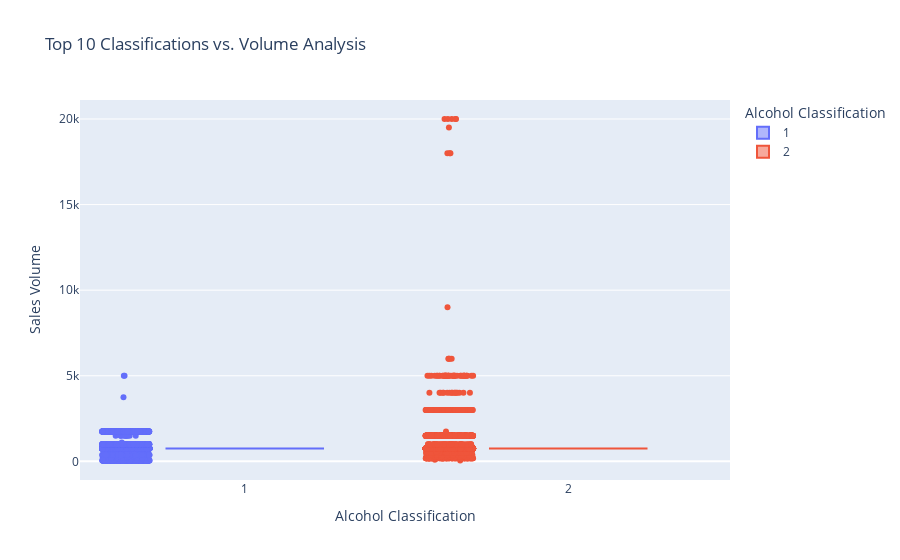

Source (notebook cell):
### Code cell
# Convert 'Volume' to numeric (assuming there are no non-numeric values)
df['Volume'] = pd.to_numeric(df['Volume'], errors='coerce')

# Identify the top 10 classifications based on sales volume
top_classifications = df.groupby('Classification')['Volume'].sum().nlargest(10).index
df_top_classifications = df[df['Classification'].isin(top_classifications)]

# Classification vs. Volume Analysis for the top 10 classifications
fig_top_classifications = px.box(df_top_classifications, x='Classification', y='Volume',
                                  labels={'Classification': 'Alcohol Classification', 'Volume': 'Sales Volume'},
                                  title='Top 10 Classifications vs. Volume Analysis',
                                  color='Classification', points="all")
fig_top_classifications.show()

### Figure 1 — Plotly figure (JSON) as saved in the notebook; plotly's stock layout.template omitted (floating-point values rounded to 4 significant figures; data arrays with more than 128 entries replaced by an {"elided": "..."} marker saying what was removed)
{"data": [{"alignmentgroup": "True", "boxpoints": "all", "hovertemplate": "Alcohol Classification=%{x}<br>Sales Volume=%{y}<extra></extra>", "legendgroup": "1", "marker": {"color": "#636efa"}, "name": "1", "notched": false, "offsetgroup": "1", "orientation": "v", "showlegend": true, "type": "box", "x": {"elided": "3568 int values"}, "x0": " ", "xaxis": "x", "y": {"elided": "3568 int values"}, "y0": " ", "yaxis": "y"}, {"alignmentgroup": "True", "boxpoints": "all", "hovertemplate": "Alcohol Classification=%{x}<br>Sales Volume=%{y}<extra></extra>", "legendgroup": "2", "marker": {"color": "#EF553B"}, "name": "2", "notched": false, "offsetgroup": "2", "orientation": "v", "showlegend": true, "type": "box", "x": {"elided": "8693 int values"}, "x0": " ", "xaxis": "x", "y": {"elided": "8693 float values"}, "y0": " ", "yaxis": "y"}], "layout": {"boxmode": "overlay", "legend": {"title": {"text": "Alcohol Classification"}, "tracegroupgap": 0}, "title": {"text": "Top 10 Classifications vs. Volume Analysis"}, "xaxis": {"anchor": "y", "categoryarray": [1, 2], "categoryorder": "array", "domain": [0, 1], "title": {"text": "Alcohol Classification"}}, "yaxis": {"anchor": "x", "domain": [0, 1], "title": {"text": "Sales Volume"}}}}
